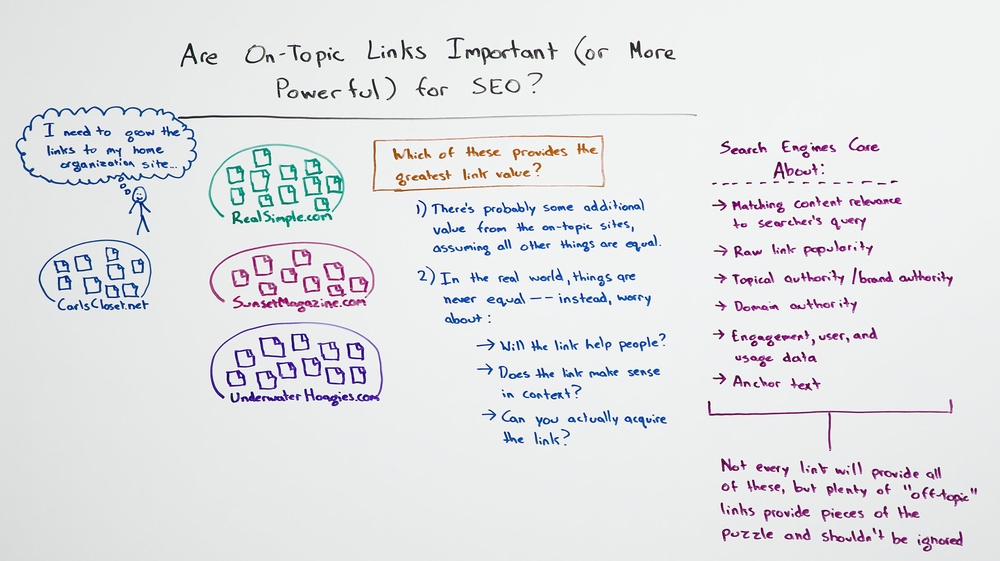
#> input picture images/22.jpg, 1000 x 561 px, shrunk from 2288 x 1284 before the run
$ jupyter execute White_Board_Enhancement.ipynb   (shell and % lines are left out)
#> lines starting #> are read from the running program, lines starting #| are printed output that depends on the picture
[cell 1]
import cv2
import matplotlib.pyplot as plt
import numpy as np

[cell 2]
def plot_img(img, gray=False):
    fig = plt.figure(figsize=(8, 12))
    ax = fig.add_subplot(111)
    if gray == False:
        img = img[:, :, :: -1]
        ax.imshow(img)
    else:
        ax.imshow(img, cmap='gray')

    plt.xticks([]), plt.yticks([])
    plt.show()

[cell 3]
def normalize_kernel(kernel, k_width, k_height, scaling_factor = 1.0):
    '''Zero-summing normalize kernel'''

    K_EPS = 1.0e-12
    # positive and negative sum of kernel values
    pos_range, neg_range = 0, 0
    for i in range(k_width * k_height):
        if abs(kernel[i]) < K_EPS:
            kernel[i] = 0.0
        if kernel[i] < 0:
            neg_range += kernel[i]
        else:
            pos_range += kernel[i]

    # scaling factor for positive and negative range
    pos_scale, neg_scale = pos_range, -neg_range
    if abs(pos_range) >= K_EPS:
        pos_scale = pos_range
    else:
        pos_sacle = 1.0
    if abs(neg_range) >= K_EPS:
        neg_scale = 1.0
    else:
        neg_scale = -neg_range

    pos_scale = scaling_factor / pos_scale
    neg_scale = scaling_factor / neg_scale

    # scale kernel values for zero-summing kernel
    for i in range(k_width * k_height):
        if (not np.nan == kernel[i]):
            kernel[i] *= pos_scale if kernel[i] >= 0 else neg_scale

    return kernel

def dog(img, k_size, sigma_1, sigma_2):
    '''Difference of Gaussian by subtracting kernel 1 and kernel 2'''

    k_width = k_height = k_size
    x = y = (k_width - 1) // 2
    kernel = np.zeros(k_width * k_height)

    # first gaussian kernal
    if sigma_1 > 0:
        co_1 = 1 / (2 * sigma_1 * sigma_1)
        co_2 = 1 / (2 * np.pi * sigma_1 * sigma_1)
        i = 0
        for v in range(-y, y + 1):
            for u in range(-x, x + 1):
                kernel[i] = np.exp(-(u*u + v*v) * co_1) * co_2
                i += 1
    # unity kernel
    else:
        kernel[x + y * k_width] = 1.0

    # subtract second gaussian from kernel
    if sigma_2 > 0:
        co_1 = 1 / (2 * sigma_2 * sigma_2)
        co_2 = 1 / (2 * np.pi * sigma_2 * sigma_2)
        i = 0
        for v in range(-y, y + 1):
            for u in range(-x, x + 1):
                kernel[i] -= np.exp(-(u*u + v*v) * co_1) * co_2
                i += 1
    # unity kernel
    else:
        kernel[x + y * k_width] -= 1.0

    # zero-normalize scling kernel with scaling factor 1.0
    norm_kernel = normalize_kernel(kernel, k_width, k_height, scaling_factor = 1.0)

    # apply filter with norm_kernel
    return cv2.filter2D(img, -1, norm_kernel.reshape(k_width, k_height))

def negate(img):
    '''Negative of image'''
    return cv2.bitwise_not(img)

def color_balance(img, low_per, high_per):
    '''Contrast stretch image by histogram equilization with black and white cap'''

    tot_pix = img.shape[1] * img.shape[0]
    # no.of pixels to black-out and white-out
    low_count = tot_pix * low_per / 100
    high_count = tot_pix * (100 - high_per) / 100

    cs_img = []
    # for each channel, apply contrast-stretch
    for ch in cv2.split(img):
        # cummulative histogram sum of channel
        cum_hist_sum = np.cumsum(cv2.calcHist([ch], [0], None, [256], (0, 256)))

        # find indices for blacking and whiting out pixels
        li, hi = np.searchsorted(cum_hist_sum, (low_count, high_count))
        if (li == hi):
            cs_img.append(ch)
            continue
        # lut with min-max normalization for [0-255] bins
        lut = np.array([0 if i < li
                        else (255 if i > hi else round((i - li) / (hi - li) * 255))
                        for i in np.arange(0, 256)], dtype = 'uint8')
        # constrast-stretch channel
        cs_ch = cv2.LUT(ch, lut)
        cs_img.append(cs_ch)

    return cv2.merge(cs_img)

def get_black_white_indices(hist, tot_count, black_count, white_count):
    '''Blacking and Whiting out indices same as color balance'''
    black_ind = 0
    white_ind = 255
    co = 0
    for i in range(len(hist)):
        co += hist[i]
        if co > black_count:
            black_ind = i
            break

    co = 0
    for i in range(len(hist) - 1, -1, -1):
        co += hist[i]
        if co > (tot_count - white_count):
            white_ind = i
            break

    return [black_ind, white_ind]

def contrast_stretch(img, black_point, white_point):
    '''Contrast stretch image with black and white cap'''

    tot_count = img.shape[0] * img.shape[1]
    black_count = tot_count * black_point / 100
    white_count= tot_count * white_point / 100
    ch_hists = []
    # calculate histogram for each channel
    for ch in cv2.split(img):
        ch_hists.append(cv2.calcHist([ch], [0], None, [256], (0, 256)).flatten().tolist())

    # get black and white percentage indices
    black_white_indices = []
    for hist in ch_hists:
        black_white_indices.append(get_black_white_indices(hist, tot_count, black_count, white_count))

    stretch_map = np.zeros((3, 256), dtype = 'uint8')

    # stretch histogram
    for curr_ch in range(len(black_white_indices)):
        black_ind, white_ind = black_white_indices[curr_ch]
        for i in range(stretch_map.shape[1]):
            if i < black_ind:
                stretch_map[curr_ch][i] = 0
            else:
                if i > white_ind:
                    stretch_map[curr_ch][i] = 255
                else:
                    if (white_ind - black_ind) > 0:
                        stretch_map[curr_ch][i] = round((i - black_ind) / (white_ind - black_ind)) * 255
                    else:
                        stretch_map[curr_ch][i] = 0

    # stretch image
    ch_stretch = []
    for i, ch in enumerate(cv2.split(img)):
        ch_stretch.append(cv2.LUT(ch, stretch_map[i]))

    return cv2.merge(ch_stretch)

def fast_gaussian_blur(img, ksize, sigma):
    '''Gussian blur using linear separable property of Gaussian distribution'''

    kernel_1d = cv2.getGaussianKernel(ksize, sigma)
    return cv2.sepFilter2D(img, -1, kernel_1d, kernel_1d)

def gamma(img, gamma_value):
    '''Gamma correction of image'''

    i_gamma = 1 / gamma_value
    lut = np.array([((i / 255) ** i_gamma) * 255 for i in np.arange(0, 256)], dtype = 'uint8')
    return cv2.LUT(img, lut)

[cell 4]
dog_k_size, dog_sigma_1, dog_sigma_2 = 15, 100, 0
cs_black_per, cs_white_per = 2, 99.5
gauss_k_size, gauss_sigma = 3, 1
gamma_value = 1.1
cb_black_per, cb_white_per = 2, 1

[cell 5]
img = cv2.imread('../images/22.jpg')
#> img is the input picture: shape (561, 1000, 3); mean B, G, R 230.2, 227.9, 227
plot_img(img)

[cell 6]
# Difference of Gaussian (DoG)
dog_img = dog(img, dog_k_size, dog_sigma_1, dog_sigma_2)
#> in dog, `return cv2.filter2D(img, -1, norm_kernel.reshape(k_width, k_height))`:
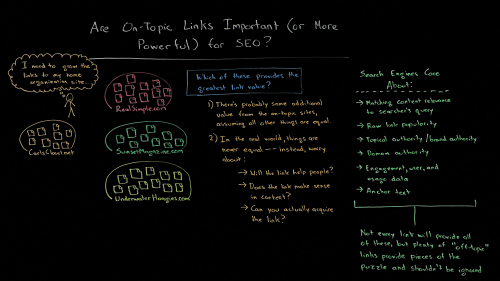
#> returned value: shape (561, 1000, 3) (shown at 1/2 size); mean of channels 0, 1, 2 5.4, 6.8, 6.3; drawn as B, G, R
# Negative of image
negative_img = negate(dog_img)
#> in negate, `return cv2.bitwise_not(img)`:
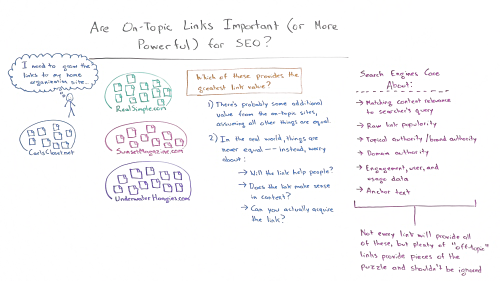
#> returned value: shape (561, 1000, 3) (shown at 1/2 size); mean of channels 0, 1, 2 249.6, 248.2, 248.7; drawn as B, G, R
# Contrast Stretch (CS)
contrast_stretch_img = contrast_stretch(negative_img, cs_black_per, cs_white_per)
#> the loop in contrast_stretch, `for ch in cv2.split(img):` made 3 passes
#> after the loop in contrast_stretch, `for ch in cv2.split(img):`: ch_hists = 3 items
#> the loop in contrast_stretch, `for hist in ch_hists:` made 3 passes
#> after the loop in contrast_stretch, `for hist in ch_hists:`: black_white_indices = [[148, 255], [119, 255], [128, 255]]
#> the loop in contrast_stretch, `for curr_ch in range(len(black_white_indices)):` made 3 passes
#> black_ind on passes 1 to 3: 148, 119, 128
#> the loop in contrast_stretch, `for i, ch in enumerate(cv2.split(img)):` made 3 passes
#> after the loop in contrast_stretch, `for i, ch in enumerate(cv2.split(img)):`: ch_stretch = 3 items
#> in contrast_stretch, `return cv2.merge(ch_stretch)`:
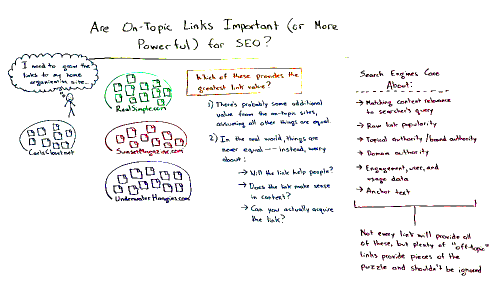
#> returned value: shape (561, 1000, 3) (shown at 1/2 size); mean of channels 0, 1, 2 243.4, 243.2, 243.6; drawn as B, G, R
# Gaussian Blur
blur_img = fast_gaussian_blur(contrast_stretch_img, gauss_k_size, gauss_sigma)
#> in fast_gaussian_blur, `kernel_1d = cv2.getGaussianKernel(ksize, sigma)`: kernel_1d = [0.274, 0.452, 0.274]
#> in fast_gaussian_blur, `return cv2.sepFilter2D(img, -1, kernel_1d, kernel_1d)`:
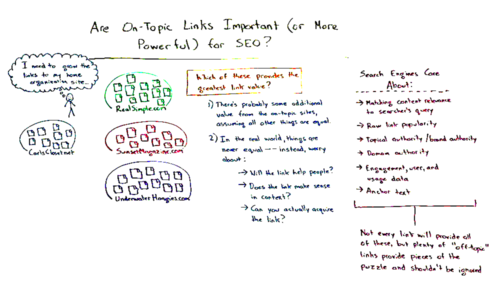
#> returned value: shape (561, 1000, 3) (shown at 1/2 size); mean of channels 0, 1, 2 243.4, 243.2, 243.6; drawn as B, G, R
# Gamma Correction
gamma_img = gamma(blur_img, gamma_value)
# Color Balance (CB) (also Contrast Stretch)
color_balanced_img = color_balance(gamma_img, cb_black_per, cb_white_per)
#> the loop in color_balance, `for ch in cv2.split(img):` made 3 passes
#> li on passes 1 to 3: 90, 78, 78
#> pass 1, in color_balance, `cs_ch = cv2.LUT(ch, lut)`:
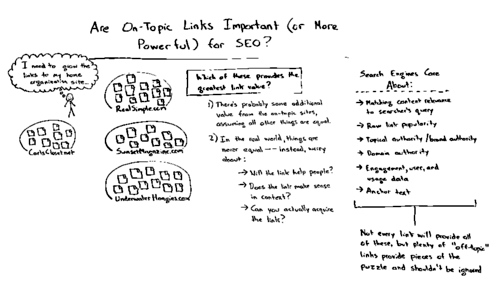
#> cs_ch: shape (561, 1000) (shown at 1/2 size); min 0, max 255, mean 238.9
#> pass 3, in color_balance, `cs_ch = cv2.LUT(ch, lut)`:
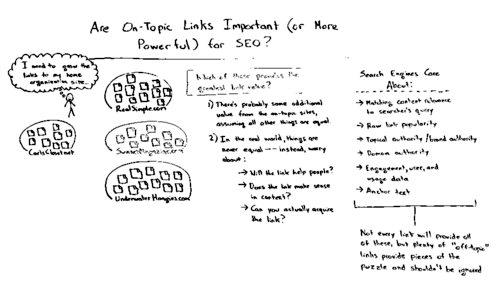
#> cs_ch: shape (561, 1000) (shown at 1/2 size); min 0, max 255, mean 240
#> after the loop in color_balance, `for ch in cv2.split(img):`: cs_img = 3 items
#> in color_balance, `return cv2.merge(cs_img)`:
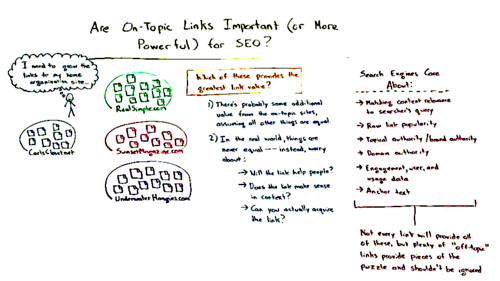
#> returned value: shape (561, 1000, 3) (shown at 1/2 size); mean of channels 0, 1, 2 238.9, 239.5, 240; drawn as B, G, R

[cell 7]
plot_img(color_balanced_img)
#> call 2 of plot_img, with gray = False
#> in plot_img (call 2), `img = img[:, :, :: -1]`:
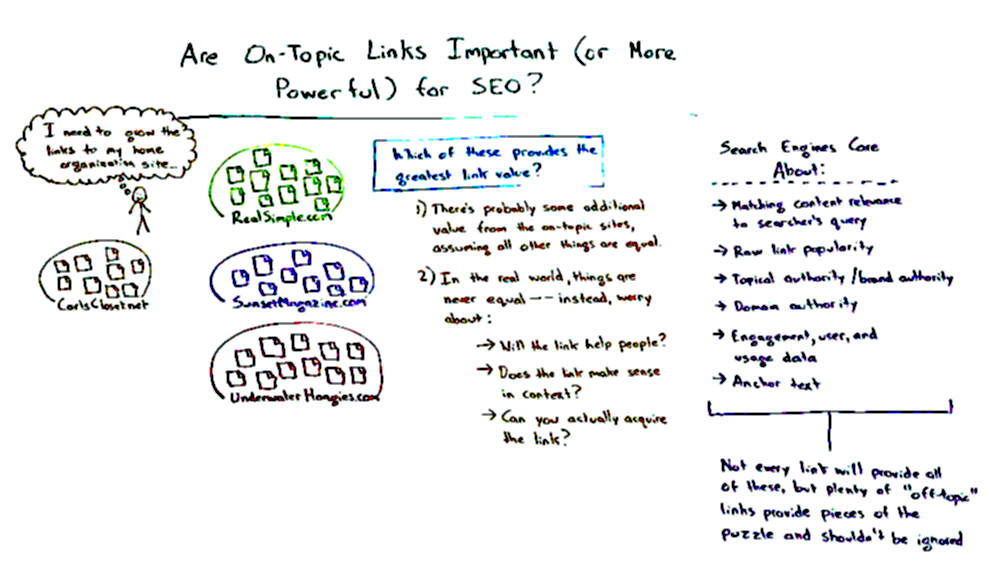
#> img: shape (561, 1000, 3); mean B, G, R 240, 239.5, 238.9

$ run again, with images/11.jpg copied over images/22.jpg
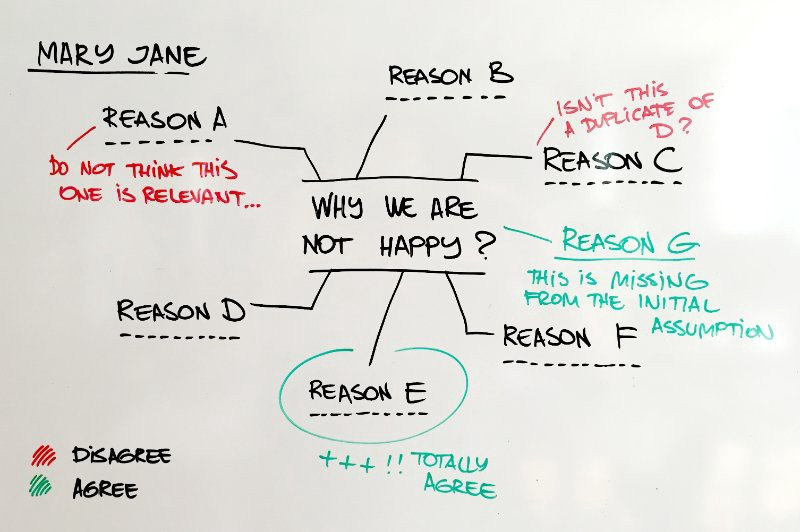
#> input picture images/11.jpg, 800 x 532 px
#> img is the input picture: shape (532, 800, 3); mean B, G, R 217.8, 222.3, 222.5
#> the loop in contrast_stretch, `for ch in cv2.split(img):` made 3 passes
#> after the loop in contrast_stretch, `for ch in cv2.split(img):`: ch_hists = 3 items
#> the loop in contrast_stretch, `for hist in ch_hists:` made 3 passes
#> after the loop in contrast_stretch, `for hist in ch_hists:`: black_white_indices = [[120, 255], [117, 255], [114, 255]]
#> the loop in contrast_stretch, `for curr_ch in range(len(black_white_indices)):` made 3 passes
#> black_ind on passes 1 to 3: 120, 117, 114
#> the loop in contrast_stretch, `for i, ch in enumerate(cv2.split(img)):` made 3 passes
#> after the loop in contrast_stretch, `for i, ch in enumerate(cv2.split(img)):`: ch_stretch = 3 items
#> kernel_1d = [0.274, 0.452, 0.274]
#> in fast_gaussian_blur, `return cv2.sepFilter2D(img, -1, kernel_1d, kernel_1d)`:
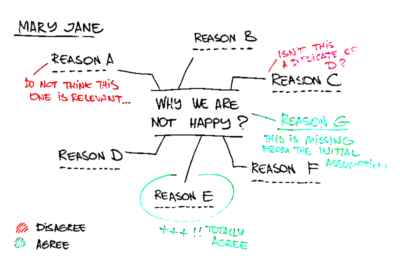
#> returned value: shape (532, 800, 3) (shown at 1/2 size); mean of channels 0, 1, 2 244.4, 245, 244.2; drawn as B, G, R
#> the loop in color_balance, `for ch in cv2.split(img):` made 3 passes
#> after the loop in color_balance, `for ch in cv2.split(img):`: cs_img = 3 items
#> in plot_img (call 2), `img = img[:, :, :: -1]`:
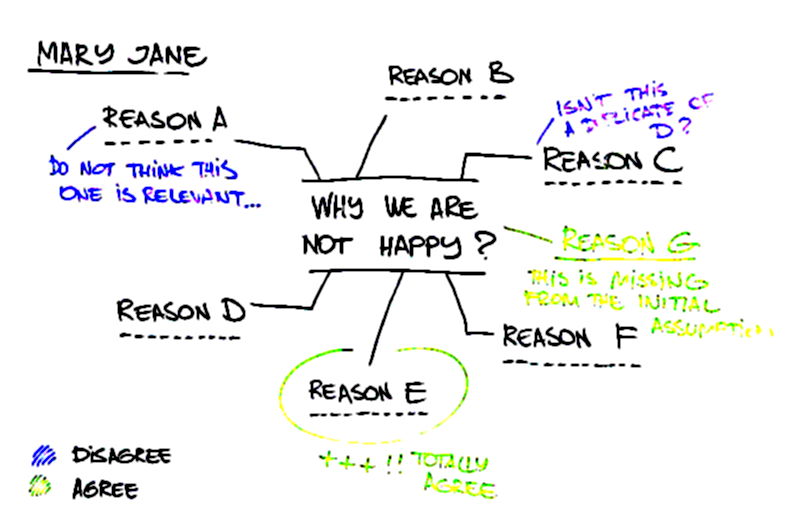
#> img: shape (532, 800, 3); mean B, G, R 241.1, 242.2, 241.4

$ run again, with images/1.jpeg copied over images/22.jpg
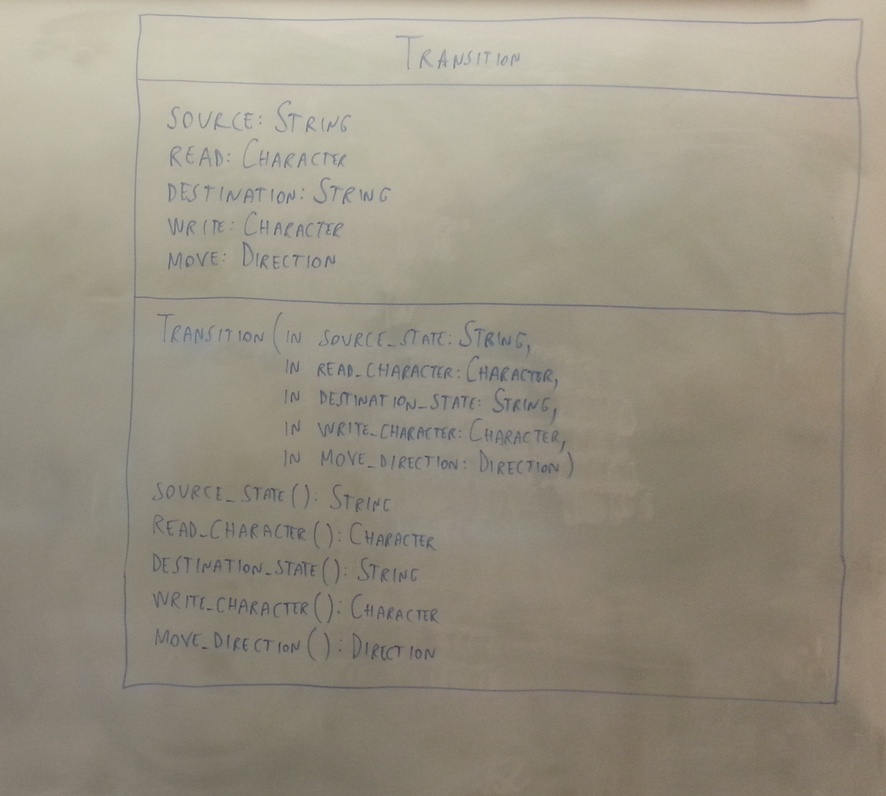
#> input picture images/1.jpeg, 886 x 796 px, shrunk from 2160 x 1940 before the run
#> img is the input picture: shape (796, 886, 3); mean B, G, R 131, 146.1, 152.9
#> the loop in contrast_stretch, `for ch in cv2.split(img):` made 3 passes
#> after the loop in contrast_stretch, `for ch in cv2.split(img):`: ch_hists = 3 items
#> the loop in contrast_stretch, `for hist in ch_hists:` made 3 passes
#> after the loop in contrast_stretch, `for hist in ch_hists:`: black_white_indices = [[240, 255], [236, 255], [236, 255]]
#> the loop in contrast_stretch, `for curr_ch in range(len(black_white_indices)):` made 3 passes
#> black_ind on passes 1 to 3: 240, 236, 236
#> the loop in contrast_stretch, `for i, ch in enumerate(cv2.split(img)):` made 3 passes
#> after the loop in contrast_stretch, `for i, ch in enumerate(cv2.split(img)):`: ch_stretch = 3 items
#> kernel_1d = [0.274, 0.452, 0.274]
#> in gamma, `return cv2.LUT(img, lut)`:
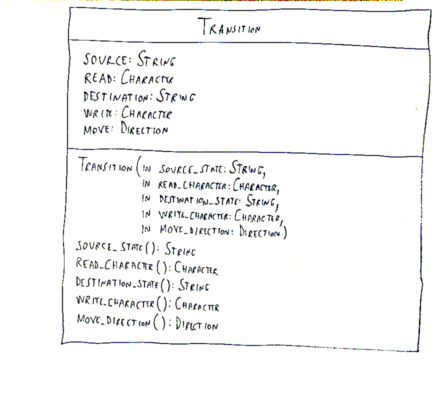
#> returned value: shape (796, 886, 3) (shown at 1/2 size); mean of channels 0, 1, 2 246.9, 246.7, 246.5; drawn as B, G, R
#> the loop in color_balance, `for ch in cv2.split(img):` made 3 passes
#> li on passes 1 to 3: 97, 78, 78
#> after the loop in color_balance, `for ch in cv2.split(img):`: cs_img = 3 items
#> in plot_img (call 2), `img = img[:, :, :: -1]`:
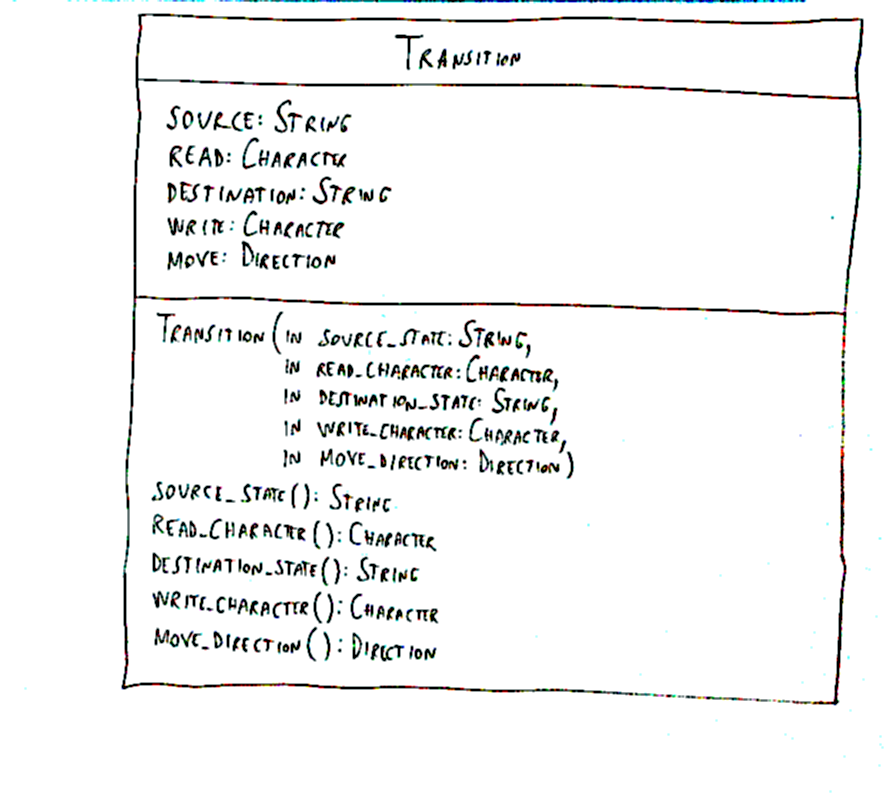
#> img: shape (796, 886, 3); mean B, G, R 243.2, 243.3, 242.9
